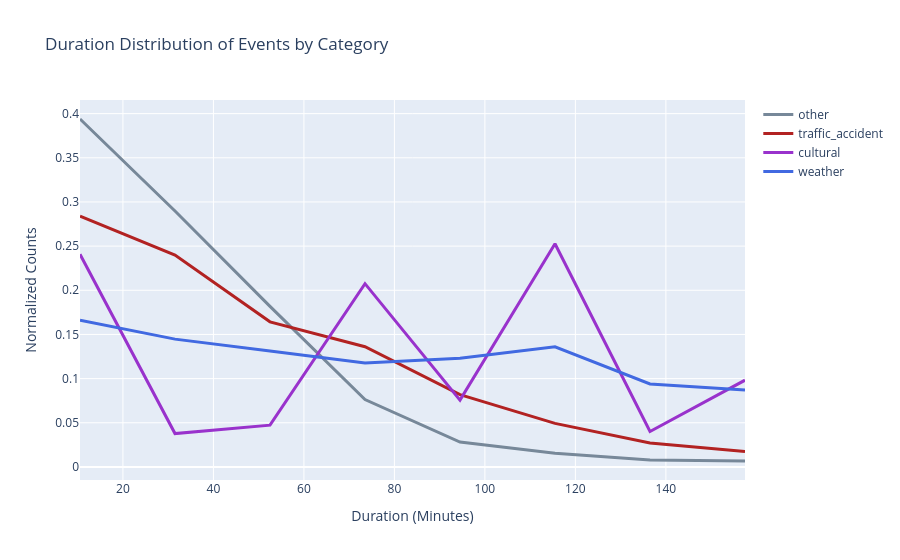

Here is the notebook cell this chart was saved with:
### Code cell
categories = category_data['Event Category'].unique()
colors = {
    "traffic_accident": "#b22222",
    "cultural": "#9932cc",
    "weather": "#4169e1",
    "other": "#778899"
}

fig = go.Figure()

nbins = 8
all_values = category_data["time_diff"]
bin_edges = np.linspace(all_values.min(), all_values.max(), nbins + 1)

for categ in categories:
    cat_df = category_data[
        category_data['Event Category'] == categ
    ]["time_diff"]

    counts, _ = np.histogram(cat_df, bins=bin_edges)
    probs = counts / counts.sum()
    bin_centers = (bin_edges[:-1] + bin_edges[1:]) / 2

    fig.add_trace(
        go.Scatter(
            x=bin_centers,
            y=probs,
            mode="lines",
            name=categ,
            line=dict(color=colors.get(categ), width=3)
        )
    )

fig.update_layout(
    title="Duration Distribution of Events by Category",
    xaxis_title="Duration (Minutes)",
    yaxis_title="Normalized Counts",
    template="plotly",
)

fig.show()

### Figure 1 — Plotly figure (JSON) as saved in the notebook; plotly's stock layout.template omitted (floating-point values rounded to 4 significant figures)
{"data": [{"line": {"color": "#778899", "width": 3}, "mode": "lines", "name": "other", "type": "scatter", "x": [10.51, 31.51, 52.51, 73.5, 94.5, 115.5, 136.5, 157.5], "y": [0.3939, 0.2898, 0.1818, 0.07624, 0.02815, 0.01552, 0.007913, 0.006706]}, {"line": {"color": "#b22222", "width": 3}, "mode": "lines", "name": "traffic_accident", "type": "scatter", "x": [10.51, 31.51, 52.51, 73.5, 94.5, 115.5, 136.5, 157.5], "y": [0.2839, 0.2398, 0.1643, 0.1361, 0.08188, 0.04931, 0.0272, 0.01755]}, {"line": {"color": "#9932cc", "width": 3}, "mode": "lines", "name": "cultural", "type": "scatter", "x": [10.51, 31.51, 52.51, 73.5, 94.5, 115.5, 136.5, 157.5], "y": [0.2408, 0.03778, 0.04728, 0.2075, 0.07564, 0.2527, 0.04016, 0.09821]}, {"line": {"color": "#4169e1", "width": 3}, "mode": "lines", "name": "weather", "type": "scatter", "x": [10.51, 31.51, 52.51, 73.5, 94.5, 115.5, 136.5, 157.5], "y": [0.1661, 0.1447, 0.1313, 0.1177, 0.1231, 0.136, 0.09387, 0.08718]}], "layout": {"title": {"text": "Duration Distribution of Events by Category"}, "xaxis": {"title": {"text": "Duration (Minutes)"}}, "yaxis": {"title": {"text": "Normalized Counts"}}}}
